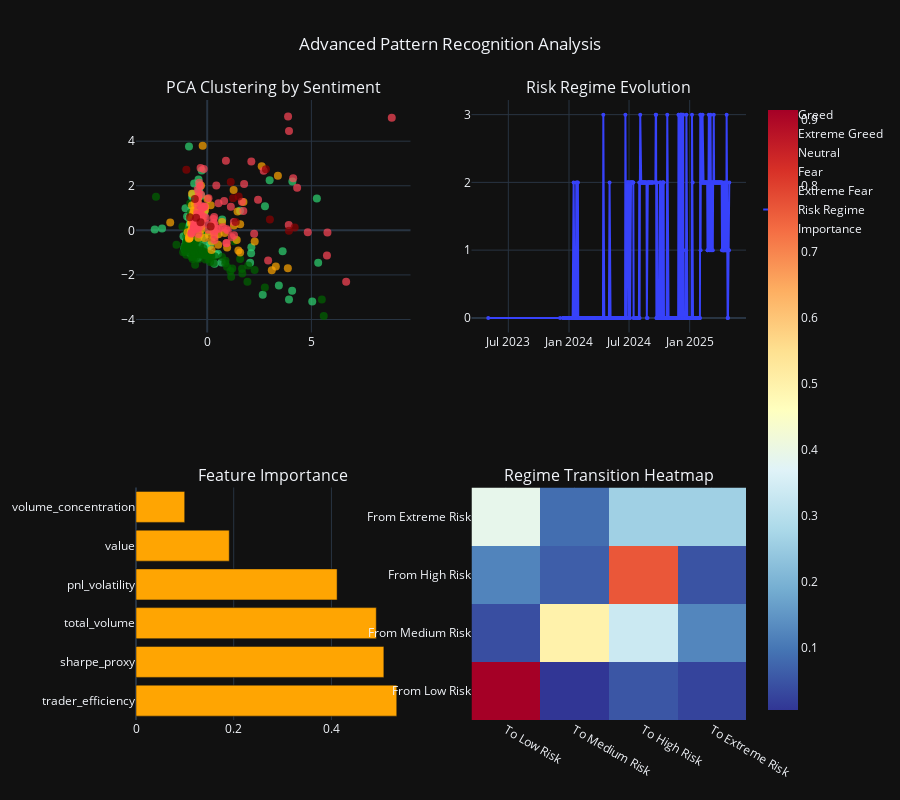

Source (notebook cell):
### Code cell
# Advanced visualization dashboard
fig = make_subplots(
    rows=2, cols=2,
    subplot_titles=('PCA Clustering by Sentiment', 'Risk Regime Evolution',
                   'Feature Importance', 'Regime Transition Heatmap'),
    specs=[[{"type": "scatter"}, {"type": "scatter"}],
           [{"type": "bar"}, {"type": "heatmap"}]]
)

# PCA scatter plot by sentiment
for sentiment in risk_data['classification'].unique():
    subset = risk_data[risk_data['classification'] == sentiment]
    fig.add_trace(
        go.Scatter(x=subset['pca_1'], y=subset['pca_2'],
                   mode='markers', name=sentiment,
                   marker=dict(size=8, opacity=0.7,
                             color=sentiment_colors.get(sentiment, '#95a5a6'))),
        row=1, col=1
    )

# Risk regime evolution over time
fig.add_trace(
    go.Scatter(x=risk_data['date'], y=risk_data['risk_regime'],
               mode='lines+markers', name='Risk Regime',
               line=dict(width=2, color='#3742fa'),
               marker=dict(size=4)),
    row=1, col=2
)

# Feature importance bar chart
fig.add_trace(
    go.Bar(x=feature_importance.values, y=feature_importance.index,
           orientation='h', name='Importance',
           marker_color='#ffa502'),
    row=2, col=1
)

# Regime transition matrix
risk_data['next_regime'] = risk_data['risk_regime'].shift(-1)
transition_matrix = pd.crosstab(risk_data['risk_regime'], risk_data['next_regime'], normalize='index')

fig.add_trace(
    go.Heatmap(z=transition_matrix.values,
               x=[f'To {regime_mapping[i]}' for i in transition_matrix.columns],
               y=[f'From {regime_mapping[i]}' for i in transition_matrix.index],
               colorscale='RdYlBu_r',
               showscale=True),
    row=2, col=2
)

fig.update_layout(
    height=800,
    title_text="Advanced Pattern Recognition Analysis",
    title_x=0.5,
    template='plotly_dark',
    showlegend=True
)

fig.show()
fig.write_image('outputs/ml_pattern_analysis.png', width=1200, height=800)

# Calculate regime persistence
regime_persistence = np.diag(transition_matrix).mean()
print(f"\nAverage regime persistence: {regime_persistence:.3f}")
print("This means regimes tend to continue {:.1f}% of the time".format(regime_persistence * 100))

### Figure 1 — Plotly figure (JSON) as saved in the notebook; plotly's stock layout.template omitted (floating-point values rounded to 4 significant figures; data arrays with more than 128 entries replaced by an {"elided": "..."} marker saying what was removed)
{"data": [{"marker": {"color": "#2ed573", "opacity": 0.7, "size": 8}, "mode": "markers", "name": "Greed", "type": "scatter", "x": {"elided": "193 float values"}, "xaxis": "x", "y": {"elided": "193 float values"}, "yaxis": "y"}, {"marker": {"color": "#006400", "opacity": 0.7, "size": 8}, "mode": "markers", "name": "Extreme Greed", "type": "scatter", "x": [-1.007, -0.7733, -0.783, -1.003, -0.7303, -0.5953, -0.809, -0.4175, -0.9283, -0.7104, -0.233, 0.06259, -0.9377, -0.04159, 1.204, 1.152, -0.1207, -0.5127, 0.1958, -0.6368, -0.5745, -0.3039, -1.156, -0.6401, -0.5988, -1.008, -0.9644, -0.7867, -0.8494, -0.8121, -0.6987, -0.5524, -1.066, -1.032, -0.8574, -0.8302, -0.8611, -0.7425, -0.8818, -0.3456, -0.9528, -1.099, -0.7504, -0.8166, -0.2669, -0.9222, -1.014, -0.2062, -0.9832, -0.6737, -1.038, -0.8688, -0.9955, -0.6792, -0.2478, -1.086, -1.075, -0.4832, -0.7063, -0.6964, -0.9238, -0.8685, -0.7988, -0.1772, -0.5908, -0.4886, -0.4925, -0.4105, -0.759, -0.7737, -0.55, -0.7037, -0.4709, -0.6974, -1.476, -0.5801, -0.7992, -0.5187, -0.8335, -1.189, -2.457, 2.277, 0.2002, 0.1439, -0.3839, -0.06284, 5.502, 0.8812, 1.968, -0.314, -0.5926, 0.9489, 5.593, 0.3576, 1.931, 1.115, 1.686, 2.768, 0.09596, 1.58, 0.7123, -0.6217, 0.3093, 0.03324, -0.5547, -0.6123, 1.37, 1.283, -0.2532, -0.08185, 1.67, -0.1484, -0.8248, 0.8669], "xaxis": "x", "y": [-0.2836, 0.6232, 0.7879, -1.098, -0.5807, -0.8202, -0.5204, -1.284, -0.6839, -0.8405, -1.102, -1.301, -0.8196, -1.105, -1.709, -2.083, -0.9666, -1.069, -1.189, -0.572, -0.848, 0.2782, -0.9838, -0.007939, -0.6444, -0.5441, -0.5634, -0.4581, 0.03271, -0.5948, -0.06452, -1.213, -0.8517, -0.777, -0.4207, -0.7975, -0.6521, -0.6456, -0.3876, -0.7072, -0.4652, -0.7551, -0.1624, 1.2, -0.3382, -0.4349, -0.5762, -0.09828, -0.0764, -1.034, -0.7734, -0.5725, -0.9518, -1.205, -1.055, -0.7887, -0.9642, 1.145, 0.3717, -1.078, -0.09909, -0.7795, -0.8605, -0.8057, -0.3142, 0.006647, -0.3784, -0.09761, -1.184, -0.6981, -0.4775, -1.285, -0.8597, -1.184, -0.6411, -1.549, -0.6995, -0.8877, -0.5917, 0.1688, 1.512, -1.775, -1.097, -1.418, -1.037, -1.032, -3.101, -1.364, -1.574, -1.07, -0.9637, -1.637, -3.837, -1.162, -2.31, -1.822, -1.934, -2.561, -1.059, -1.282, -1.201, -1.045, -1.463, -0.007036, -0.4759, -0.3276, -0.4088, -0.4853, -0.9146, -1.305, -1.728, -1.083, -0.4494, -1.471], "yaxis": "y"}, {"marker": {"color": "#ffa502", "opacity": 0.7, "size": 8}, "mode": "markers", "name": "Neutral", "type": "scatter", "x": [-0.7549, -0.6909, -0.6165, -0.2776, -0.7295, -0.7288, -0.7597, -0.9392, -0.778, -0.2417, -0.6752, -0.6119, -0.601, -0.2829, -0.7832, -0.2845, -0.4247, -0.4849, -0.76, -0.7305, 0.07227, -0.8714, -0.8042, -0.8536, -1.775, -0.8436, 1.269, 3.294, -0.7547, -0.2967, -0.8829, -0.4552, -0.2171, 0.01342, -0.5271, -0.6503, -0.1002, -0.4389, -0.4157, -0.7431, -0.09712, 0.1687, 1.282, 0.3502, 2.28, -0.747, 0.2426, 0.9557, 3.1, 0.5268, 0.2088, -0.3538, 1.582, 1.496, 0.5424, -0.1292, 3.871, 0.3115, 1.583, 0.2119, 1.419, 0.7134, 0.8382, 1.739, 3.393, 2.616, 1.456], "xaxis": "x", "y": [0.00288, 0.7324, 0.8739, 0.7915, 1.642, 1.115, -0.07076, -0.09023, 0.2848, 0.4821, 0.37, 0.3592, 1.18, 0.1698, -0.03551, 0.05039, -0.3276, 0.7764, 0.528, 0.05236, -0.1834, -0.3042, -0.1483, -0.355, 0.357, -0.3332, 1.805, -1.624, 0.3806, 2.015, -0.3739, 1.312, 3.798, 1.404, 1.244, 0.8919, 0.9007, 1.501, 1.51, 0.3504, 1.05, 1.129, 0.2189, -0.296, -0.4981, 0.4484, 0.2055, -0.7715, -1.794, -0.6501, -0.8808, -0.1829, -0.993, -0.9073, -0.1712, -0.347, -1.695, -0.07831, 0.2716, -0.4981, -0.4284, 0.3763, -0.1176, 1.274, 2.449, 2.873, 0.8448], "yaxis": "y"}, {"marker": {"color": "#ff4757", "opacity": 0.7, "size": 8}, "mode": "markers", "name": "Fear", "type": "scatter", "x": [0.059, -0.6649, -0.01466, -0.4515, -0.4667, -0.5367, -0.5553, -0.6214, -0.4539, 0.542, -0.1486, -0.3105, -0.1203, -0.4598, -0.4688, -0.1688, -0.2971, -0.5337, -0.7499, -0.5628, -0.4404, -0.5685, -0.2834, -0.6382, -0.3816, -0.5836, -0.4969, -0.2988, -0.5093, -0.3476, -0.2835, -0.2279, -0.4606, -0.4893, -0.5123, -0.5345, -0.3387, -0.174, -0.6406, -0.6406, -0.5736, -0.6221, -0.7224, -0.3177, -0.4041, -0.7633, -0.3832, 0.4385, 5.771, 0.9347, -0.4279, 0.9214, 0.9195, 3.913, 1.666, 6.669, 0.8136, 4.826, 0.3507, 1.733, 5.748, 2.253, 0.8981, 0.9883, 1.279, 1.288, 0.3529, 0.3333, 0.3325, 1.178, 0.3473, 0.3277, 0.2993, -0.06838, -0.4287, 2.923, 0.06222, -0.2582, 0.5805, 0.7525, 4.317, 2.44, 8.858, 1.772, 2.712, 3.926, 0.4402, 2.119, 4.127, 1.135, 3.882], "xaxis": "x", "y": [0.03123, 0.391, 0.2893, 1.846, 1.149, 0.1647, 0.07815, 0.2041, 0.1054, 1.216, 1.056, 0.7054, 1.068, 1.459, 0.8647, 2.755, 1.091, 0.07133, -0.1177, 0.06141, 0.2969, 0.1469, 0.3678, 0.1369, 0.6907, 0.3625, 0.5381, 1.608, 0.5811, 0.1436, 0.7046, 0.9988, 1.31, 0.7365, 0.4661, 0.2909, 1.975, 0.6109, 0.1218, 0.1218, 0.4301, 0.1454, -0.06401, 2.794, 1.681, -0.1569, 2.135, 2.006, -0.09427, -0.5667, -0.162, 0.0644, -0.5756, 0.2438, 1.286, -2.308, 1.318, -0.08582, -0.04784, 0.8633, -1.129, -0.1491, 3.12, -0.008063, 0.3708, -0.2208, 0.2329, -0.1827, 0.6006, -0.3048, -0.436, 0.3349, 0.514, 0.5691, 0.529, -1.348, 1.443, 0.9921, 0.0735, 0.1428, 1.912, 1.367, 5.057, 2.084, 2.673, 4.453, 0.06475, 3.084, 2.337, 1.053, 5.101], "yaxis": "y"}, {"marker": {"color": "#8b0000", "opacity": 0.7, "size": 8}, "mode": "markers", "name": "Extreme Fear", "type": "scatter", "x": [-0.3213, -0.5315, -0.8375, 1.371, -0.5931, 4.199, 0.1659, 3.009, 3.924, 1.13, -1.001, 1.511, 1.238, 2.817], "xaxis": "x", "y": [0.3657, 0.5612, 0.5838, 0.3769, 1.408, 0.1225, 0.1707, 0.489, -0.01777, 2.168, 2.723, 1.518, 1.442, 2.735], "yaxis": "y"}, {"line": {"color": "#3742fa", "width": 2}, "marker": {"size": 4}, "mode": "lines+markers", "name": "Risk Regime", "type": "scatter", "x": {"elided": "479 str values"}, "xaxis": "x2", "y": {"elided": "479 int values"}, "yaxis": "y2"}, {"marker": {"color": "#ffa502"}, "name": "Importance", "orientation": "h", "type": "bar", "x": [0.5338, 0.5073, 0.4918, 0.4116, 0.1909, 0.09969], "xaxis": "x3", "y": ["trader_efficiency", "sharpe_proxy", "total_volume", "pnl_volatility", "value", "volume_concentration"], "yaxis": "y3"}, {"colorscale": [[0, "rgb(49,54,149)"], [0.1, "rgb(69,117,180)"], [0.2, "rgb(116,173,209)"], [0.3, "rgb(171,217,233)"], [0.4, "rgb(224,243,248)"], [0.5, "rgb(255,255,191)"], [0.6, "rgb(254,224,144)"], [0.7, "rgb(253,174,97)"], [0.8, "rgb(244,109,67)"], [0.9, "rgb(215,48,39)"], [1, "rgb(165,0,38)"]], "showscale": true, "type": "heatmap", "x": ["To Low Risk", "To Medium Risk", "To High Risk", "To Extreme Risk"], "xaxis": "x4", "y": ["From Low Risk", "From Medium Risk", "From High Risk", "From Extreme Risk"], "yaxis": "y4", "z": [[0.9153, 0.006515, 0.05212, 0.02606], [0.04167, 0.5, 0.3333, 0.125], [0.121, 0.06452, 0.7661, 0.04839], [0.3913, 0.08696, 0.2609, 0.2609]]}], "layout": {"annotations": [{"font": {"size": 16}, "showarrow": false, "text": "PCA Clustering by Sentiment", "x": 0.225, "xanchor": "center", "xref": "paper", "y": 1, "yanchor": "bottom", "yref": "paper"}, {"font": {"size": 16}, "showarrow": false, "text": "Risk Regime Evolution", "x": 0.775, "xanchor": "center", "xref": "paper", "y": 1, "yanchor": "bottom", "yref": "paper"}, {"font": {"size": 16}, "showarrow": false, "text": "Feature Importance", "x": 0.225, "xanchor": "center", "xref": "paper", "y": 0.375, "yanchor": "bottom", "yref": "paper"}, {"font": {"size": 16}, "showarrow": false, "text": "Regime Transition Heatmap", "x": 0.775, "xanchor": "center", "xref": "paper", "y": 0.375, "yanchor": "bottom", "yref": "paper"}], "height": 800, "showlegend": true, "title": {"text": "Advanced Pattern Recognition Analysis", "x": 0.5}, "xaxis": {"anchor": "y", "domain": [0, 0.45]}, "xaxis2": {"anchor": "y2", "domain": [0.55, 1]}, "xaxis3": {"anchor": "y3", "domain": [0, 0.45]}, "xaxis4": {"anchor": "y4", "domain": [0.55, 1]}, "yaxis": {"anchor": "x", "domain": [0.625, 1]}, "yaxis2": {"anchor": "x2", "domain": [0.625, 1]}, "yaxis3": {"anchor": "x3", "domain": [0, 0.375]}, "yaxis4": {"anchor": "x4", "domain": [0, 0.375]}}}
